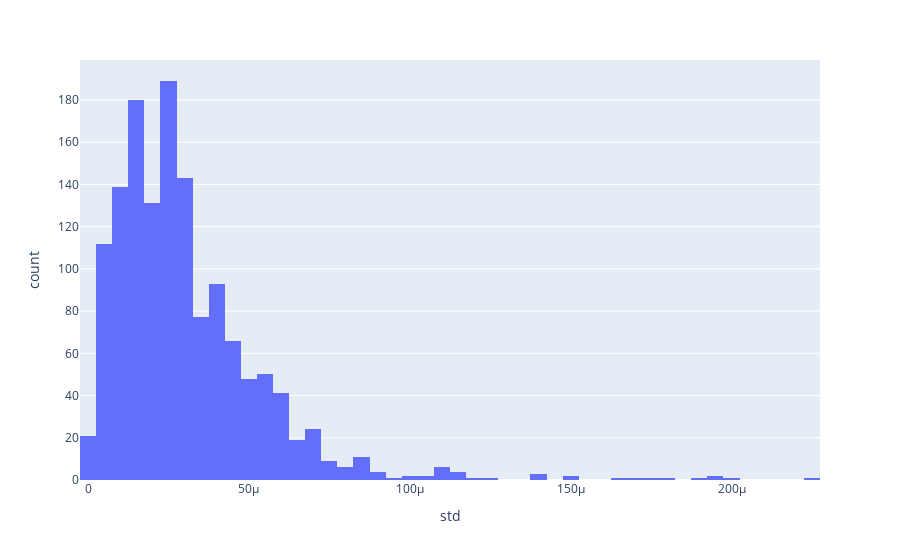

Notebook code cell kept with this figure:
### Code cell
x = rates_frame['std'] 

# x = rates_frame['valu']* 10000

px.histogram(rates_frame , x = x )

### Figure 1 — Plotly figure (JSON) as saved in the notebook; plotly's stock layout.template omitted (floating-point values rounded to 4 significant figures; data arrays with more than 128 entries replaced by an {"elided": "..."} marker saying what was removed)
{"data": [{"alignmentgroup": "True", "bingroup": "x", "hovertemplate": "std=%{x}<br>count=%{y}<extra></extra>", "legendgroup": "", "marker": {"color": "#636efa", "pattern": {"shape": ""}}, "name": "", "offsetgroup": "", "orientation": "v", "showlegend": false, "type": "histogram", "x": {"elided": "1396 float values"}, "xaxis": "x", "yaxis": "y"}], "layout": {"barmode": "relative", "legend": {"tracegroupgap": 0}, "margin": {"t": 60}, "xaxis": {"anchor": "y", "domain": [0, 1], "title": {"text": "std"}}, "yaxis": {"anchor": "x", "domain": [0, 1], "title": {"text": "count"}}}}
